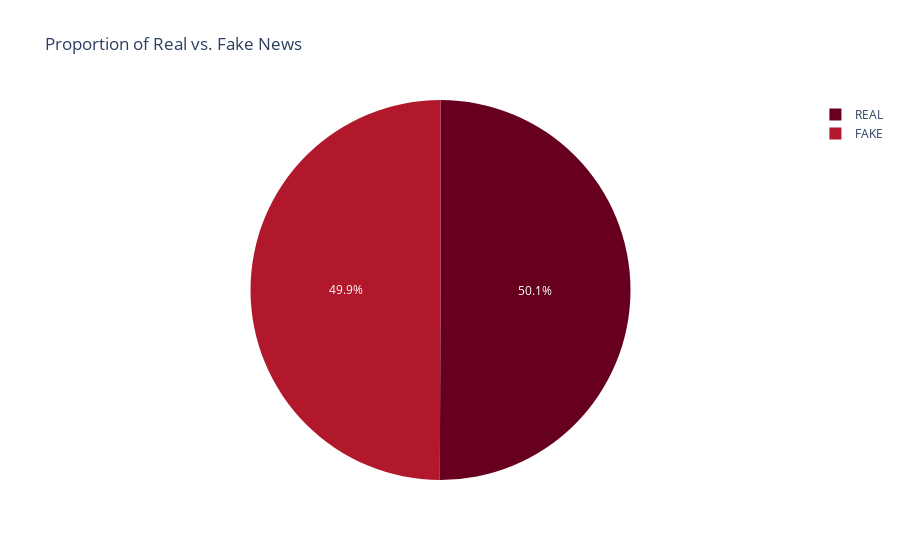

The notebook cell saved with this chart:
### Code cell
#real vs fake
fig = px.pie(df,names='label',title='Proportion of Real vs. Fake News', color_discrete_sequence=px.colors.sequential.RdBu)
fig.show()

### Figure 1 — Plotly figure (JSON) as saved in the notebook; plotly's stock layout.template omitted (floating-point values rounded to 4 significant figures; data arrays with more than 128 entries replaced by an {"elided": "..."} marker saying what was removed)
{"data": [{"domain": {"x": [0, 1], "y": [0, 1]}, "hovertemplate": "label=%{label}<extra></extra>", "labels": {"elided": "6335 str values"}, "legendgroup": "", "name": "", "showlegend": true, "type": "pie"}], "layout": {"legend": {"tracegroupgap": 0}, "piecolorway": ["rgb(103,0,31)", "rgb(178,24,43)", "rgb(214,96,77)", "rgb(244,165,130)", "rgb(253,219,199)", "rgb(247,247,247)", "rgb(209,229,240)", "rgb(146,197,222)", "rgb(67,147,195)", "rgb(33,102,172)", "rgb(5,48,97)"], "title": {"text": "Proportion of Real vs. Fake News"}}}
